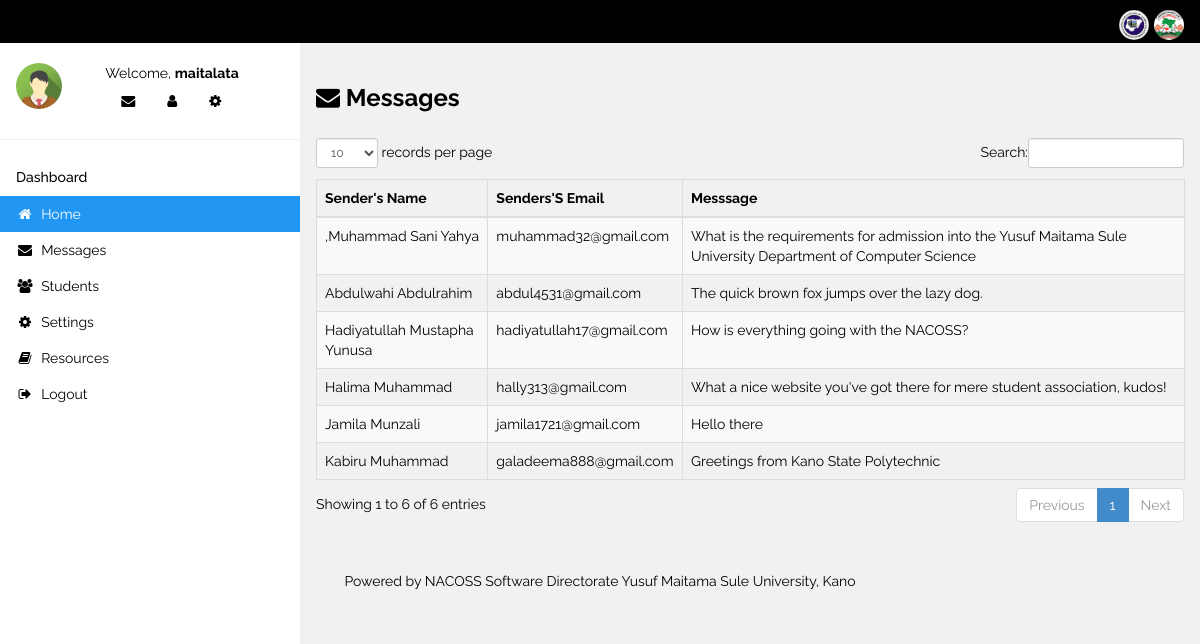
Screenshot of /admin/messages.php (signed in) with the database file from the repository.
### tables this page shows
CREATE TABLE `messages` (
  `id` int(11) NOT NULL AUTO_INCREMENT,
  `name` varchar(50) NOT NULL,
  `email` varchar(100) NOT NULL,
  `message` text NOT NULL,
  PRIMARY KEY (`id`)
);

### admin/messages.php (the view, shortened to what this page needs)
<?php
include("../includes/connect.inc.php");
$user = $_SESSION['user'];
$query = $db->query("SELECT * FROM messages");
?>
<!DOCTYPE html>
<html>
<link rel="stylesheet" href="../css/w3.css">
<link rel="stylesheet" href="../css/w3-theme-blue-grey.css">
<link rel="stylesheet" href="../font-awesome-4.7.0/css/font-awesome.min.css">
<link href="assets/css/bootstrap.css" rel="stylesheet" />
    <link href="assets/js/dataTables/dataTables.bootstrap.css" rel="stylesheet" />
<body class="w3-light-grey">
<?php include("../includes/admin_header.inc.php"); ?>
<?php include("../includes/admin_side_bar.inc.php"); ?>
<div class="w3-main" style="margin-left:300px;margin-top:43px;">
  <header class="w3-container" style="padding-top:22px">
    <h3><b><i class="fa fa-envelope"></i> Messages</b></h3>
  </header>
	<div class="w3-panel">
		 <div class="table-responsive">
			<table class="table table-striped table-bordered table-hover" id="dataTables-example">
               <thead>
                  <tr>
                     <th>Sender's Name</th>
                     <th>Senders'S Email</th>
					 <th>Messsage</th>
                  </tr>
				</thead>
				<tbody>
					<?php
						while($row = $query->fetch_array()){
								echo "<tr>
									<td>".$row['name']."</td>
									<td>".$row['email']."</td>
									<td>".$row['message']."</td>
									</tr>";
							}
					?>
                </tbody>
			</table>
          </div>
    </div>
 </div>
<?php include("../includes/admin_footer.inc.php"); ?>
</body>
</html>

### includes/admin_header.inc.php (shortened to what this page needs)
<div class="w3-bar w3-top w3-black w3-large" style="z-index:4">
  <span class="w3-bar-item w3-right">
  <img src="../images/nacoss.png" alt="NACOSS" style="width:30px;height:30px;border-radius:50%;">
  <img src="../images/yumsu.png" alt="YUMSU" style="width:30px;height:30px;border-radius:50%;">
  </span>
</div>

### includes/admin_side_bar.inc.php (shortened to what this page needs)
<nav class="w3-sidebar w3-collapse w3-white w3-animate-left" style="z-index:3;width:300px;" id="mySidebar"><br>
  <div class="w3-container w3-row">
    <div class="w3-col s4">
      <img src="../images/avatar2.png" class="w3-circle w3-margin-right" style="width:46px">
    </div>
    <div class="w3-col s8 w3-bar">
      <span>Welcome, <strong><?php echo $user; ?></strong></span><br>
      <a href="#" class="w3-bar-item w3-button"><i class="fa fa-envelope"></i></a>
      <a href="#" class="w3-bar-item w3-button"><i class="fa fa-user"></i></a>
      <a href="#" class="w3-bar-item w3-button"><i class="fa fa-cog"></i></a>
    </div>
  </div>
  <hr>
  <div class="w3-container">
    <h5>Dashboard</h5>
  </div>
  <div class="w3-bar-block">
    <a href="index.php" class="w3-bar-item w3-button w3-padding w3-blue" style="text-decoration: none;" ><i class="fa fa-home fa-fw"></i>  Home</a>
    <a href="messages.php" class="w3-bar-item w3-button w3-padding" style="text-decoration: none;" ><i class="fa fa-envelope fa-fw"></i>  Messages</a>
    <a onclick="myAccFunc('students')" href="javascript:void(0)" class="w3-bar-item w3-button w3-padding" style="text-decoration: none;" ><i class="fa fa-users fa-fw"></i>  Students</a>
    <a onclick="myAccFunc('settings')" href="javascript:void(0)" class="w3-bar-item w3-button w3-padding" style="text-decoration: none;" ><i class="fa fa-gear fa-fw"></i>  Settings</a>
	<a onclick="myAccFunc('resources')" href="javascript:void(0)" class="w3-bar-item w3-button w3-padding" style="text-decoration: none;" ><i class="fa fa-book fa-fw"></i>  Resources</a>
    <a href="logout.php" class="w3-bar-item w3-button w3-padding" style="text-decoration: none;" ><i class="fa fa-sign-out fa-fw"></i>  Logout</a><br><br>
  </div>
</nav>

### includes/admin_footer.inc.php (shortened to what this page needs)
<footer class="w3-container w3-padding-16 w3-light-grey w3-centered">
  <p class="w3-center">Powered by NACOSS Software Directorate Yusuf Maitama Sule University, Kano</p>
</footer>

### css/w3.css (style rules this page uses)
html { box-sizing:border-box }
*,*:before,*:after { box-sizing:inherit }
html { -ms-text-size-adjust:100%;-webkit-text-size-adjust:100% }
body { margin:0 }
article,aside,details,figcaption,figure,footer,header,main,menu,nav,section,summary { display:block }
a { background-color:transparent;-webkit-text-decoration-skip:objects }
img { border-style:none }
hr { box-sizing:content-box;height:0;overflow:visible }
html,body { font-family:Verdana,sans-serif;font-size:15px;line-height:1.5 }
html { overflow-x:hidden }
h3 { font-size:24px }
h5 { font-size:18px }
h1,h2,h3,h4,h5,h6 { font-family:"Segoe UI",Arial,sans-serif;font-weight:400;margin:10px 0 }
hr { border:0;border-top:1px solid #eee;margin:20px 0 }
img { margin-bottom:-5px }
a { color:inherit }
.w3-btn,.w3-button { border:none;display:inline-block;outline:0;padding:8px 16px;vertical-align:middle;overflow:hidden;text-decoration:none;color:inherit;background-color:inherit;text-align:center;cursor:pointer;white-space:nowrap }
.w3-btn,.w3-button { -webkit-touch-callout:none;-webkit-user-select:none;-khtml-user-select:none;-moz-user-select:none;-ms-user-select:none;user-select:none }
.w3-sidebar { height:100%;width:200px;background-color:#fff;position:fixed!important;z-index:1;overflow:auto }
.w3-main,#main { transition:margin-left .4s }
.w3-bar { width:100%;overflow:hidden }
.w3-bar .w3-bar-item { padding:8px 16px;float:left;width:auto;border:none;outline:none;display:block }
.w3-bar .w3-button { white-space:normal }
.w3-bar-block .w3-bar-item { width:100%;display:block;padding:8px 16px;text-align:left;border:none;outline:none;white-space:normal;float:none }
.w3-container:after,.w3-container:before,.w3-panel:after,.w3-panel:before,.w3-row:after,.w3-row:before,.w3-row-padding:after,.w3-row-padding:before, .w3-cell-row:before,.w3-cell-row:after,.w3-clear:after,.w3-clear:before,.w3-bar:before,.w3-bar:after { content:"";display:table;clear:both }
.w3-col,.w3-half,.w3-third,.w3-twothird,.w3-threequarter,.w3-quarter { float:left;width:100% }
.w3-col.s4 { width:33.33333% }
.w3-col.s8 { width:66.66666% }
@media (min-width:993px) { .w3-sidebar.w3-collapse { display:block!important } }
.w3-top,.w3-bottom { position:fixed;width:100%;z-index:1 }
.w3-top { top:0 }
.w3-circle { border-radius:50% }
.w3-container,.w3-panel { padding:0.01em 16px }
.w3-panel { margin-top:16px;margin-bottom:16px }
.w3-animate-left { position:relative;animation:animateleft 0.4s }
.w3-large { font-size:18px!important }
.w3-center { text-align:center!important }
.w3-margin-right { margin-right:16px!important }
.w3-padding { padding:8px 16px!important }
.w3-padding-16 { padding-top:16px!important;padding-bottom:16px!important }
.w3-right { float:right!important }
.w3-blue,.w3-hover-blue:hover { color:#fff!important;background-color:#2196F3!important }
.w3-white,.w3-hover-white:hover { color:#000!important;background-color:#fff!important }
.w3-black,.w3-hover-black:hover { color:#fff!important;background-color:#000!important }
.w3-light-grey,.w3-hover-light-grey:hover,.w3-light-gray,.w3-hover-light-gray:hover { color:#000!important;background-color:#f1f1f1!important }

### admin/messages.php (style rules this page uses)
html,body,h1,h2,h3,h4,h5 { font-family: "Raleway", sans-serif }

### rows the page displays
messages: name ",Muhammad Sani Yahya", email "muhammad32@gmail.com", message "What is the requirements for admission into the Yusuf Maitama Sule University Department of Computer Science"
messages: name "Jamila Munzali", email "jamila1721@gmail.com", message "Hello there"
messages: name "Halima Muhammad", email "hally313@gmail.com", message "What a nice website you've got there for mere student association, kudos!"
messages: name "Kabiru Muhammad", email "galadeema888@gmail.com", message "Greetings from Kano State Polytechnic"
messages: name "Abdulwahi Abdulrahim", email "abdul4531@gmail.com", message "The quick brown fox jumps over the lazy dog."
messages: name "Hadiyatullah Mustapha Yunusa", email "hadiyatullah17@gmail.com", message "How is everything going with the NACOSS?"

### other values shown
$user "maitalata"
